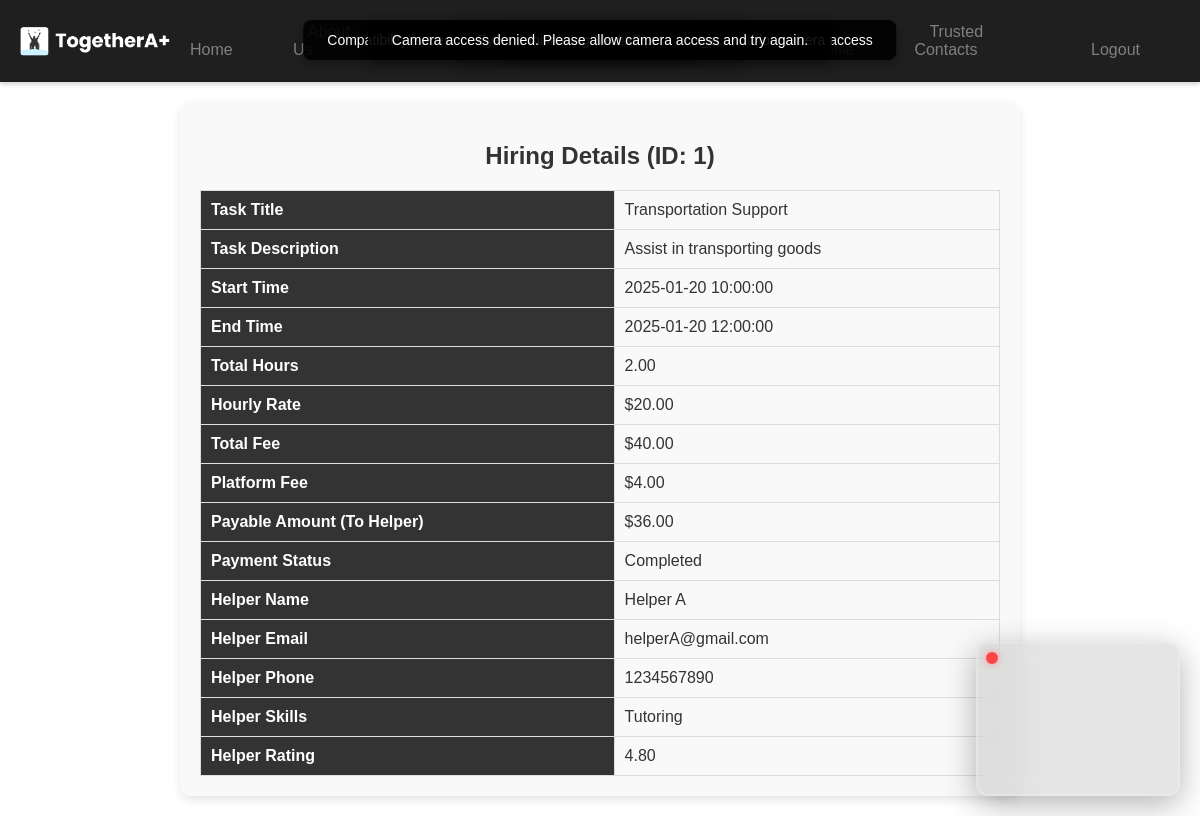
The app's page /view_hiring.php?hiring_id=1 (signed in) with its own data.
### tables this page shows
CREATE TABLE `hiring_records` (
  `hiring_id` int(11) NOT NULL,
  `user_id` int(11) NOT NULL,
  `helper_id` int(11) NOT NULL,
  `task_id` int(11) NOT NULL,
  `start_time` datetime DEFAULT NULL,
  `end_time` datetime DEFAULT NULL,
  `total_hours` decimal(10,2) GENERATED ALWAYS AS (timestampdiff(HOUR,`start_time`,`end_time`)) VIRTUAL,
  `hourly_rate` decimal(10,2) NOT NULL,
  `fixed_price` decimal(10,2) DEFAULT NULL,
  `logged_hours` int(11) DEFAULT 0,
  `user_confirmation` enum('pending','confirmed','disputed') DEFAULT 'pending',
  `helper_confirmation` enum('pending','confirmed','disputed') DEFAULT 'pending',
  `admin_decision` enum('pending','resolved') DEFAULT 'pending',
  `created_at` timestamp NOT NULL DEFAULT current_timestamp(),
  `status` enum('pending','in_progress','completed','disputed') DEFAULT 'pending'
);

CREATE TABLE `tasks` (
  `task_id` int(11) NOT NULL,
  `user_id` int(11) NOT NULL,
  `title` varchar(255) NOT NULL,
  `description` text DEFAULT NULL,
  `skill_required` text DEFAULT NULL,
  `hourly_rate` decimal(10,2) NOT NULL,
  `fixed_rate` decimal(10,2) DEFAULT NULL,
  `urgency` varchar(6) DEFAULT NULL,
  `created_at` timestamp NOT NULL DEFAULT current_timestamp(),
  `updated_at` timestamp NOT NULL DEFAULT current_timestamp() ON UPDATE current_timestamp()
);

CREATE TABLE `payments` (
  `payment_id` int(11) NOT NULL,
  `user_id` int(11) NOT NULL,
  `hiring_id` int(11) NOT NULL,
  `amount` decimal(10,2) NOT NULL,
  `payment_method` enum('credit_card','mobile_payment','paypal') NOT NULL,
  `status` enum('pending','completed','failed') DEFAULT 'pending',
  `created_at` timestamp NOT NULL DEFAULT current_timestamp()
);

CREATE TABLE `helpers` (
  `helper_id` int(11) NOT NULL,
  `name` varchar(255) NOT NULL,
  `email` varchar(255) NOT NULL,
  `password_hash` varchar(255) NOT NULL,
  `phone_number` varchar(15) DEFAULT NULL,
  `address` text DEFAULT NULL,
  `skills` text DEFAULT NULL,
  `rating` decimal(3,2) DEFAULT 0.00,
  `profile_photo` text DEFAULT NULL,
  `created_at` timestamp NOT NULL DEFAULT current_timestamp(),
  `updated_at` timestamp NOT NULL DEFAULT current_timestamp() ON UPDATE current_timestamp(),
  `verification_status` enum('pending','verified','rejected') DEFAULT 'pending',
  `verified_by` int(11) DEFAULT NULL,
  `status` enum('active','suspended','deactivated') DEFAULT 'active'
);

### view_hiring.php (the view, shortened to what this page needs)
<?php
include 'dbconnect.php';
$hiring_id = intval($_GET['hiring_id']);
$sql = "
    SELECT
        hr.hiring_id,
        hr.start_time,
        hr.end_time,
        hr.total_hours,
        hr.hourly_rate,
        (hr.total_hours * hr.hourly_rate) AS total_fee,
        ((hr.total_hours * hr.hourly_rate) * 0.10) AS platform_fee,
        ((hr.total_hours * hr.hourly_rate) - ((hr.total_hours * hr.hourly_rate) * 0.10)) AS payable_amount,
        u.name AS user_name,
        h.name AS helper_name,
        h.email AS helper_email,
        h.phone_number AS helper_phone,
        h.skills AS helper_skills,
        h.rating AS helper_rating,
        t.title AS task_title,
        t.description AS task_description,
        p.payment_method,
        p.status AS payment_status
    FROM hiring_records hr
    JOIN users u ON hr.user_id = u.user_id
    JOIN helpers h ON hr.helper_id = h.helper_id
    LEFT JOIN tasks t ON hr.task_id = t.task_id
    LEFT JOIN payments p ON hr.hiring_id = p.hiring_id
    WHERE hr.hiring_id = ?
";
$stmt = $conn->prepare($sql);
$stmt->bind_param("i", $hiring_id);
$stmt->execute();
$details = $stmt->get_result()->fetch_assoc();
?>
<!DOCTYPE html>
<html lang="en">
<head>
    <link rel="stylesheet" href="styles.css">
</head>
<body>
    <?php include('header_user.php'); ?>
    <div class="details-container">
        <h2>Hiring Details (ID: <?php echo $details['hiring_id']; ?>)</h2>
        <table>
            <tr><th>Task Title</th><td><?php echo htmlspecialchars($details['task_title']); ?></td></tr>
            <tr><th>Task Description</th><td><?php echo htmlspecialchars($details['task_description']); ?></td></tr>
            <tr><th>Start Time</th><td><?php echo $details['start_time']; ?></td></tr>
            <tr><th>End Time</th><td><?php echo $details['end_time']; ?></td></tr>
            <tr><th>Total Hours</th><td><?php echo $details['total_hours']; ?></td></tr>
            <tr><th>Hourly Rate</th><td>$<?php echo number_format($details['hourly_rate'], 2); ?></td></tr>
            <tr><th>Total Fee</th><td>$<?php echo number_format($details['total_fee'], 2); ?></td></tr>
            <tr><th>Platform Fee</th><td>$<?php echo number_format($details['platform_fee'], 2); ?></td></tr>
            <tr><th>Payable Amount (To Helper)</th><td>$<?php echo number_format($details['payable_amount'], 2); ?></td></tr>
            <tr><th>Payment Status</th><td><?php echo ucfirst($details['payment_status']); ?></td></tr>
            <tr><th>Helper Name</th><td><?php echo htmlspecialchars($details['helper_name']); ?></td></tr>
            <tr><th>Helper Email</th><td><?php echo htmlspecialchars($details['helper_email']); ?></td></tr>
            <tr><th>Helper Phone</th><td><?php echo htmlspecialchars($details['helper_phone']); ?></td></tr>
            <tr><th>Helper Skills</th><td><?php echo htmlspecialchars($details['helper_skills']); ?></td></tr>
            <tr><th>Helper Rating</th><td><?php echo number_format($details['helper_rating'], 2); ?></td></tr>
        </table>
    </div>
</body>
</html>

### styles.css (style rules this page uses)
body { font-family: Arial, sans-serif; margin: 0; padding: 0; background-color: #121212; color: white; }

### home.css (style rules this page uses)
body { font-family: Arial, sans-serif; margin: 0; padding: 0; background-color: #ffffff; color: #333; }

### view_hiring.php (style rules this page uses)
.details-container { max-width: 800px; margin: 20px auto; padding: 20px; background-color: #f9f9f9; border-radius: 10px; box-shadow: 0 4px 10px rgba(0, 0, 0, 0.1); }
.details-container h2 { text-align: center; margin-bottom: 20px; color: #333; }
.details-container table { width: 100%; border-collapse: collapse; }
.details-container table th, .details-container table td { padding: 10px; border: 1px solid #ddd; text-align: left; }
.details-container table th { background-color: #333; color: white; }

### records on screen
hiring_records: hiring_id "1", task.title "Transportation Support", task.description "Assist in transporting goods", start_time "2025-01-20 10:00:00", end_time "2025-01-20 12:00:00", total_hours "2.00", hourly_rate "20.00", payments.status "Completed", helper.name "Helper A", helper.email "helperA@gmail.com", helper.phone_number "1234567890", helper.skills "Tutoring", helper.rating "4.80"

### other values on screen
$details['total_fee'] "40.00"
$details['platform_fee'] "4.00"
$details['payable_amount'] "36.00"
